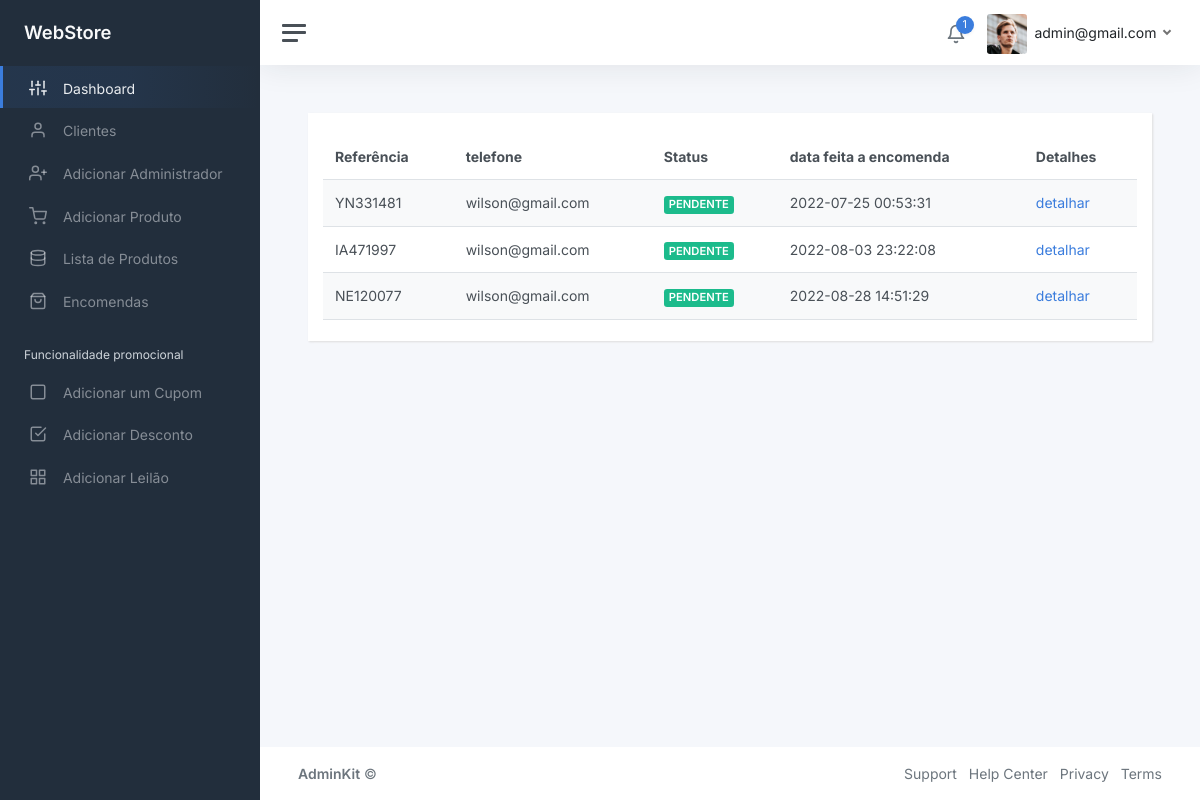
Page /public/admin/?loja=buscar_encomendas_usuarios&cliente=1 (signed in) on the committed database.
### tables this page shows
CREATE TABLE `encomendas` (
  `id_encomenda` int(11) UNSIGNED NOT NULL,
  `id_cliente` int(11) UNSIGNED DEFAULT NULL,
  `data_encomenda` datetime DEFAULT NULL,
  `morada` varchar(50) DEFAULT NULL,
  `cidade` varchar(50) DEFAULT NULL,
  `email` varchar(50) DEFAULT NULL,
  `telefone` varchar(50) DEFAULT NULL,
  `codigo_encomenda` varchar(100) DEFAULT NULL,
  `status` varchar(20) DEFAULT NULL,
  `mensagem` varchar(1000) DEFAULT NULL,
  `created_at` datetime DEFAULT NULL,
  `updated_at` datetime DEFAULT NULL
);

### core/controller/Admin.php (called while the page is built, shortened)
<?php
class Admin
{
    public function buscar_encomendas_usuarios()
    {
        $admin = new Admins();
        if (isset($_GET['cliente'])) {
            $id_cliente = $_GET['cliente'];
        } else {
            Store::redirect("", true);
        }
        $encomendas_cliente = $admin->lista_encomendas_clientes($id_cliente);
        $dados = [
            "encomendas_cliente" => $encomendas_cliente
        ];
        Store::Layout_admin([
            "Admin/layouts/html_header",
            "Admin/layouts/header",
            "Admin/Encomendas_usuario",
            "Admin/layouts/footer",
            "Admin/layouts/html_footer",
        ], $dados);
    }
}

### core/rotas_admin.php (called while the page is built, shortened)
<?php
$rotas =  [
    'inicio' => 'admin@inicio',
    'login' => 'admin@login',
    'admin_login_submit' => 'admin@admin_login_submit',
    'logout_admin' => 'admin@logout_admin',
    'encomendas' => 'admin@encomendas',
    'detalhes_encomenda_geral' => 'admin@detalhes_encomenda_geral',
    'Mudar_Estado_encomenda' => 'admin@Mudar_Estado_encomenda',
    'clientes' => 'admin@clientes',
    'buscar_encomendas_usuarios' => 'admin@buscar_encomendas_usuarios',
    'buscar_encomendas_usuarios_detalhada' => 'admin@buscar_encomendas_usuarios_detalhada',
    'AdicionarProduct' => 'admin@AdicionarProduct',
    'AdicionarProductSubmit' => 'admin@AdicionarProductSubmit',
    'ListarProduct' => 'admin@ListarProduct',
    'informacoes_produtos_alteracao' => 'admin@informacoes_produtos_alteracao',
    'Editar_informacao_produto' => 'admin@Editar_informacao_produto'
];
$acao = "inicio";
if(isset($_GET['loja'])) {
    if (!key_exists($_GET['loja'],$rotas)) {
        $acao = "inicio";
    } else {
        $acao = $_GET['loja'];
    }
}
$partes = explode("@", $rotas[$acao]);
$metodo = $partes[1];
$ctr = new $controlador();
$ctr->$metodo();

### public/Admin/index.php (called while the page is built, shortened)
<?php
require_once("../../core/rotas_admin.php");
?>

### core/models/Admins.php (called while the page is built, shortened)
<?php
class Admins
{
    public function lista_encomendas_clientes($id_cliente) {
    $bd = new Database();
    $parametros = [
    "id_cliente" => $id_cliente
    ];
    $resultado = $bd->select("SELECT * FROM encomendas WHERE id_cliente = :id_cliente",
    $parametros);
    return $resultado;
    }
}

### core/classes/Database.php (called while the page is built, shortened)
<?php
class Database {
    private $ligacao;
    private function ligar() {
        $this->ligacao = new PDO(
            'mysql:'.
            'host='.MYSQL_SERVER.';'.
            'dbname='.MYSQL_DATABASE.';'.
            'charset='.MYSQL_CHARSET,
            MYSQL_USER,
            MYSQL_PASS,
            array(PDO::ATTR_PERSISTENT => true)
        );
        $this->ligacao->setAttribute(PDO::ATTR_ERRMODE, PDO::ERRMODE_WARNING);
    }
    private function desligar() {
        $this->ligacao = null;
    }
    public function select($sql, $parametros = null) {
        $sql = trim($sql);
        $resultados = null;
        try {
        if (!empty($parametros)) {
            $executar = $this->ligacao->prepare($sql);
            $executar->execute($parametros);
            $resultados = $executar->fetchAll(PDO::FETCH_CLASS);
        } else {
            $executar = $this->ligacao->prepare($sql);
            $executar->execute();
            $resultados = $executar->fetchAll(PDO::FETCH_CLASS);
        }
        } catch (PDOException $e) {
           return false;
        }
        return $resultados;
    }
}

### core/views/Admin/Encomendas_usuario.php (the view, shortened to what this page needs)
<main class="content">
    <div class="container-fluid p-0">
        <div class="tabela">
            <table class="table table-striped" id="tabela-encomendas">
                <thead>
                    <tr>
                        <th scope="col">Referência</th>
                        <th scope="col">telefone</th>
                        <th scope="col">Status</th>
                        <th scope="col">data feita a encomenda</th>
                        <th>Detalhes</th>
                    </tr>
                </thead>
                <tbody>
                    <?php foreach ($encomendas_cliente as $encomenda_cliente) { ?>
                        <tr>
                            <td><?= $encomenda_cliente->codigo_encomenda ?></td>
                            <td><?= $encomenda_cliente->telefone ?></td>
                            <td><span class="badge bg-success"><?= $encomenda_cliente->status ?></span></td>
                            <td><?= $encomenda_cliente->data_encomenda ?></td>
                            <td><a class="encomenda_detalhe"  id="<?= $encomenda_cliente->id_encomenda ?>" href="#">detalhar</a></td>
                        </tr>
                    <?php  } ?>
                </tbody>
            </table>
        </div>
    </div>
</main>

### core/classes/Store.php (shortened to what this page needs)
<?php
Class Store {
    public static function Layout_admin($estruturas, $dados = null) {
        foreach ($estruturas as $estrutura) {
            include_once("../../core/views/$estrutura.php");
        }
   }
}
?>

### public/Admin/assets/css/admin.css (style rules this page uses)
.tabela { background-color: white; box-shadow: 1px 1px 2px #ddd; padding: 15px; }

### rows in the picture
encomendas: codigo_encomenda "YN331481", telefone "wilson@gmail.com", status "PENDENTE", data_encomenda "2022-07-25 00:53:31"
encomendas: codigo_encomenda "IA471997", telefone "wilson@gmail.com", status "PENDENTE", data_encomenda "2022-08-03 23:22:08"
encomendas: codigo_encomenda "NE120077", telefone "wilson@gmail.com", status "PENDENTE", data_encomenda "2022-08-28 14:51:29"
